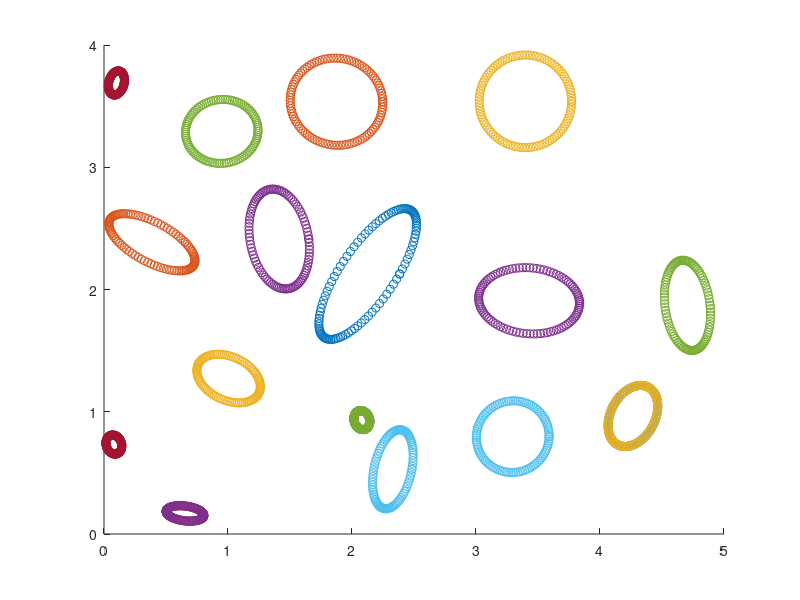

This figure's MATLAB source:
clear
close all
load ellipse5
for i = 1:length(ellipse)
    scatter_dots = ellipse{i};
    scatter_x = scatter_dots(:,1);
    scatter_y = scatter_dots(:,2);
    scatter(scatter_x,scatter_y);
    hold on
end
new_ellipse = ellipse;
load scatter4
for i = 1:length(ellipse)-1
    scatter_dots = ellipse{i};
    scatter_dots(:,1) = scatter_dots(:,1)+4;
    scatter_dots(:,2) =scatter_dots(:,2)+0.7;
    scatter_x = scatter_dots(:,1);
    scatter_y = scatter_dots(:,2);
    scatter(scatter_x,scatter_y);
    hold on
    ellipse{i} = scatter_dots;
end
new_ellipse = [new_ellipse,ellipse(1)];
for i = 2
    scatter_dots = ellipse{i};
    scatter_dots(:,1) = scatter_dots(:,1)+0.5;
    scatter_dots(:,2) =scatter_dots(:,2)-0.5;
    scatter_x = scatter_dots(:,1);
    scatter_y = scatter_dots(:,2);
    scatter(scatter_x,scatter_y);
    hold on
    ellipse{i} = scatter_dots;
end
new_ellipse = [new_ellipse,ellipse(2)];
load scatter1
for i = 2
    scatter_dots = ellipse{i};
    scatter_dots(:,1) = scatter_dots(:,1)+2;
    scatter_dots(:,2) =scatter_dots(:,2)+0.2;
    scatter_x = scatter_dots(:,1);
    scatter_y = scatter_dots(:,2);
    scatter(scatter_x,scatter_y);
    hold on
    ellipse{i} = scatter_dots;
end
new_ellipse = [new_ellipse,ellipse(2)];
ellipse  = new_ellipse;
